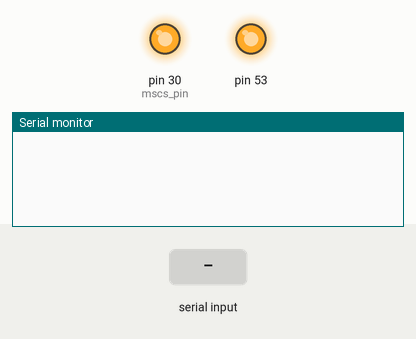
This sketch was run on a simulated Arduino Mega 2560, built with avr-gcc and run on an emulated ATmega2560. Parts: output pins drawn as LEDs (lit = HIGH), the last lines printed to the serial monitor. Inputs (shaded band) come from the test bench.

Above: at 0.8 s.
0.9 s: "1\n" received over Serial
At 2.1 s:
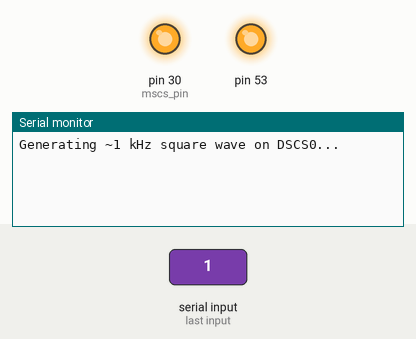
2.4 s: byte 10 ('\n') received over Serial
At 3.3 s:
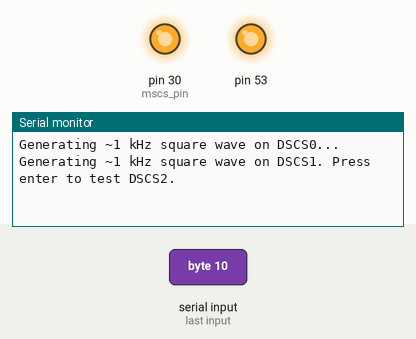

The sketch:

PP-T41_DSCS_Demux.ino
```cpp
#include <SPI.h>

// Classes

struct SPIBusConfig {
  SPIClass &spi;
  const uint8_t sck_pin;
  const uint8_t copi_pin;
  const uint8_t cipo_pin;
};

class SPIBus {
  public:
    SPIBus(const SPIBusConfig &configuration) :
      configuration(configuration) {}

    const SPIBusConfig &configuration;

    void setup() {
      configuration.spi.setSCK(configuration.sck_pin);
      configuration.spi.setMOSI(configuration.copi_pin);
      configuration.spi.setMISO(configuration.cipo_pin);
      configuration.spi.begin();
    }
};

class MAX7317 {
  public:
    MAX7317(SPIBus &spi_bus, uint8_t cs_pin, unsigned long clock_freq = 26000000) :
      spi(spi_bus.configuration.spi), cs_pin(cs_pin), spi_settings(clock_freq, MSBFIRST, SPI_MODE0) {}

    static const uint8_t num_ports = 10;

    void setup() {
      pinMode(cs_pin, OUTPUT);
      digitalWrite(cs_pin, HIGH);
    }

    void setOutput(uint8_t port, bool level) {
      write(port, level);
    }

  private:
    SPIClass &spi;
    const uint8_t cs_pin;
    const SPISettings spi_settings;

    void write(uint8_t addr, uint8_t data) {
      spi.beginTransaction(spi_settings);
      digitalWrite(cs_pin, LOW);
      spi.transfer(addr);
      spi.transfer(data);
      digitalWrite(cs_pin, HIGH);
      spi.endTransaction();
    }
};

class BackboneSwitcher {
  public:
    static const uint8_t enable_port = 0;
    static const uint8_t addr_width = 4;

    BackboneSwitcher(MAX7317 &io_expander) :
      io_expander(io_expander) {}

    static constexpr uint8_t addr_port_mask(uint8_t port) {
      return 1 << port - 1;
    }

    void setup() {
      disable();
      set_addr(0);
    }

    void disable() {
      io_expander.setOutput(enable_port, HIGH);
    }
    void enable() {
      io_expander.setOutput(enable_port, LOW);
    }
    void set_addr(uint8_t addr) {
      for (uint8_t port = 1; port <= addr_width; ++port) {
        io_expander.setOutput(port, !(addr & addr_port_mask(port)));
      }
    }

  private:
    MAX7317 &io_expander;
};

// Backbone

static const uint8_t sck0_pin = 13;
static const uint8_t copi0_pin = 11;
static const uint8_t cipo0_pin = 12;
static const uint8_t mscs_pin = 30;
static const uint8_t dscs_pin = 31;
static const uint8_t num_addrs = 16;

// Application

static const SPIBusConfig spi0_config{SPI, sck0_pin, copi0_pin, cipo0_pin};
SPIBus spi0(spi0_config);
MAX7317 io_expander(spi0, mscs_pin);
BackboneSwitcher module_switcher(io_expander);
uint8_t addr = 0;

// Main

void setup() {
  Serial.begin(115200);

  // SPI devices should all be set up together to avoid crosstalk-induced activation on CS pins
  io_expander.setup();
  delay(1);

  // SPI bus setup should be done after setup of every SPI device
  spi0.setup();

  // Application
  module_switcher.setup();

  // Handshake
  unsigned long handshake_start = millis();
  while (true) {
    if (millis() - handshake_start > 1000) {
      Serial.println("Please ensure that the Serial Monitor is configured to use Newline as the line ending. Press enter to begin.");
      handshake_start = millis();
    }
    if (Serial.read() == '\n') {
      break;
    }
  }

  Serial.print("Generating ~1 kHz square wave on DSCS");
  Serial.print(addr);
  Serial.println("...");
  module_switcher.disable();
  module_switcher.set_addr(addr);
  module_switcher.enable();
}

void loop() {
  // Advance pin on \n
  while (Serial.available()) {
    if (Serial.read() == '\n') {
      addr = (addr + 1) % num_addrs;
      Serial.print("Generating ~1 kHz square wave on DSCS");
      Serial.print(addr);
      Serial.print(". Press enter to test DSCS");
      Serial.print((addr + 1) % num_addrs);
      Serial.println('.');
      module_switcher.disable();
      module_switcher.set_addr(addr);
      module_switcher.enable();
      break;
    }
  }

  // Toggle DSCS
  digitalWrite(dscs_pin, HIGH);
  delay(1);
  digitalWrite(dscs_pin, LOW);
  delay(1);
}
```

Measured:
- after the input at 0.9 s, the serial monitor: prints a new line at once (image 1)
- after the input at 2.4 s, the serial monitor: prints a new line at once (image 2)
